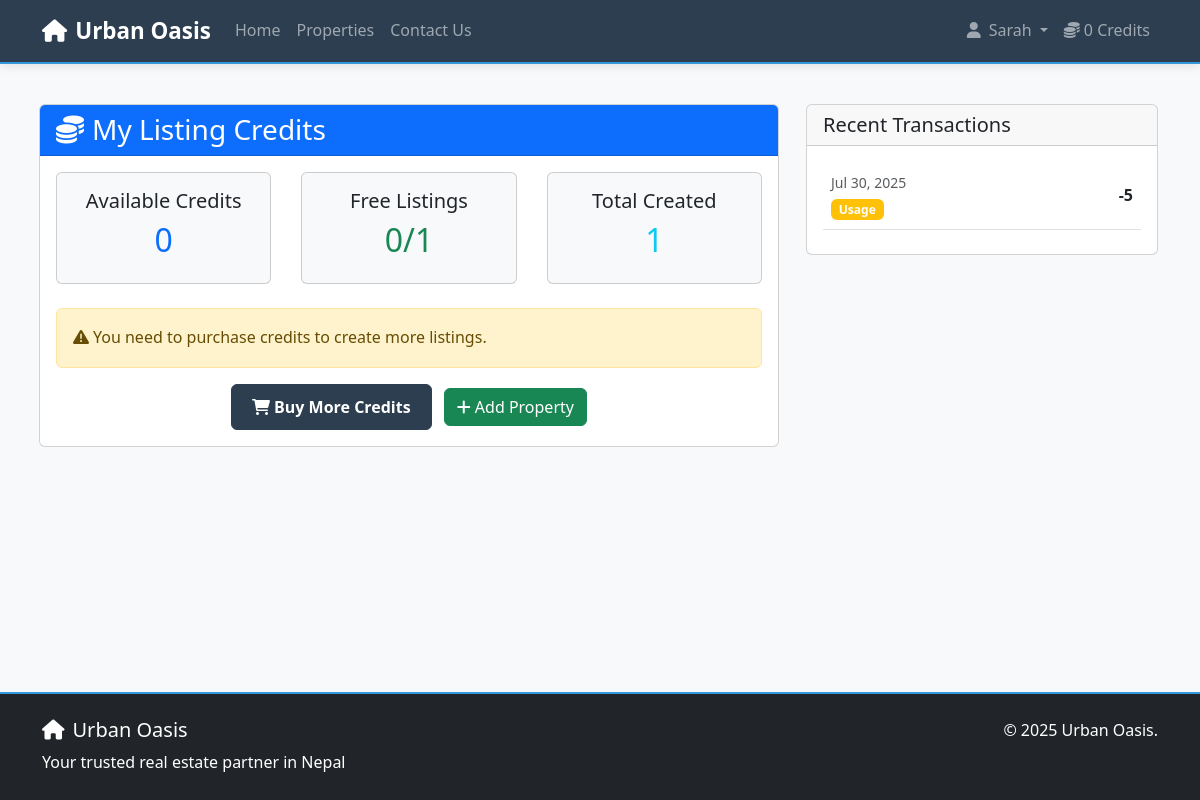
The app's page /subscription.php (signed in) with its own data.
### tables this page shows
CREATE TABLE `users` (
  `id` int(11) NOT NULL,
  `email` varchar(100) NOT NULL,
  `password` varchar(255) NOT NULL,
  `first_name` varchar(50) NOT NULL,
  `last_name` varchar(50) NOT NULL,
  `phone` varchar(20) DEFAULT NULL,
  `address` text DEFAULT NULL,
  `city` varchar(50) DEFAULT NULL,
  `listing_credits` int(11) NOT NULL DEFAULT 0,
  `free_listings_used` int(11) NOT NULL DEFAULT 0,
  `total_listings_created` int(11) NOT NULL DEFAULT 0,
  `created_at` timestamp NOT NULL DEFAULT current_timestamp(),
  `updated_at` timestamp NOT NULL DEFAULT current_timestamp() ON UPDATE current_timestamp()
);

CREATE TABLE `credit_transactions` (
  `id` int(11) NOT NULL,
  `user_id` int(11) NOT NULL,
  `transaction_type` enum('purchase','usage','refund','bonus') NOT NULL,
  `credits` int(11) NOT NULL,
  `amount_paid` decimal(10,2) DEFAULT NULL,
  `payment_method` varchar(50) DEFAULT NULL,
  `payment_reference` varchar(100) DEFAULT NULL,
  `description` text DEFAULT NULL,
  `property_id` int(11) DEFAULT NULL,
  `created_at` timestamp NOT NULL DEFAULT current_timestamp()
);

### config/session_utils.php (called while the page is built, shortened)
<?php
function isUserLoggedIn() {
    return isset($_SESSION['user_id']);
}
?>

### config/user_utils.php (called while the page is built, shortened)
<?php
function getUserById($pdo, $userId) {
    $stmt = $pdo->prepare("SELECT * FROM users WHERE id = ?");
    $stmt->execute([$userId]);
    return $stmt->fetch(PDO::FETCH_ASSOC);
}
?>

### subscription.php (the view, shortened to what this page needs)
<?php
require_once 'config/database.php';
$user_id = $_SESSION['user_id'];
$stmt = $pdo->prepare('SELECT listing_credits, free_listings_used, total_listings_created, first_name, last_name FROM users WHERE id = ?');
$stmt->execute([$user_id]);
$user = $stmt->fetch();
$stmt = $pdo->prepare('SELECT * FROM credit_transactions WHERE user_id = ? AND transaction_type != "bonus" ORDER BY created_at DESC LIMIT 10');
$stmt->execute([$user_id]);
$transactions = $stmt->fetchAll();
require_once 'includes/header.php';
?>
<main class="container py-5">
    <div class="row">
        <div class="col-md-8">
            <div class="card">
                <div class="card-header bg-primary text-white">
                    <h3 class="mb-0"><i class="fas fa-coins me-2"></i>My Listing Credits</h3>
                </div>
                <div class="card-body">
                    <div class="row text-center mb-4">
                        <div class="col-md-4">
                            <div class="card bg-light">
                                <div class="card-body">
                                    <h5 class="card-title">Available Credits</h5>
                                    <h2 class="text-primary"><?php echo $user['listing_credits']; ?></h2>
                                </div>
                            </div>
                        </div>
                        <div class="col-md-4">
                            <div class="card bg-light">
                                <div class="card-body">
                                    <h5 class="card-title">Free Listings</h5>
                                    <h2 class="text-success"><?php echo max(0, 1 - $user['free_listings_used']); ?>/1</h2>
                                </div>
                            </div>
                        </div>
                        <div class="col-md-4">
                            <div class="card bg-light">
                                <div class="card-body">
                                    <h5 class="card-title">Total Created</h5>
                                    <h2 class="text-info"><?php echo $user['total_listings_created']; ?></h2>
                                </div>
                            </div>
                        </div>
                    </div>
                    <?php if ($user['listing_credits'] > 0 || (1 - $user['free_listings_used']) > 0): ?>
                        <div class="alert alert-success">
                            <i class="fas fa-check-circle me-1"></i>You can create new property listings!
                        </div>
                    <?php else: ?>
                        <div class="alert alert-warning">
                            <i class="fas fa-exclamation-triangle me-1"></i>You need to purchase credits to create more listings.
                        </div>
                    <?php endif; ?>
                    <div class="text-center">
                        <a href="pricing.php" class="btn btn-primary me-2"><i class="fas fa-shopping-cart me-1"></i>Buy More Credits</a>
                        <a href="add_property.php" class="btn btn-success"><i class="fas fa-plus me-1"></i>Add Property</a>
                    </div>
                </div>
            </div>
        </div>
        <div class="col-md-4">
            <div class="card">
                <div class="card-header">
                    <h5 class="mb-0">Recent Transactions</h5>
                </div>
                <div class="card-body">
                    <?php if (empty($transactions)): ?>
                        <p class="text-muted">No transactions yet.</p>
                    <?php else: ?>
                        <?php foreach ($transactions as $transaction): ?>
                            <div class="d-flex justify-content-between align-items-center mb-2 p-2 border-bottom">
                                <div>
                                    <small class="text-muted"><?php echo date('M d, Y', strtotime($transaction['created_at'])); ?></small>
                                    <br>
                                    <span class="badge bg-<?php echo $transaction['transaction_type'] == 'purchase' ? 'success' : ($transaction['transaction_type'] == 'usage' ? 'warning' : 'info'); ?>">
                                        <?php echo ucfirst($transaction['transaction_type']); ?>
                                    </span>
                                </div>
                                <div class="text-end">
                                    <strong><?php echo ($transaction['transaction_type'] == 'usage' ? '-' : '+') . $transaction['credits']; ?></strong>
                                </div>
                            </div>
                        <?php endforeach; ?>
                    <?php endif; ?>
                </div>
            </div>
        </div>
    </div>
</main>
<?php require_once 'includes/footer.php'; ?>

### includes/header.php (shortened to what this page needs)
<?php
require_once 'config/database.php';
require_once 'config/user_utils.php';
require_once 'config/session_utils.php';
$isLoggedIn = isUserLoggedIn();
$currentUser = null;
if ($isLoggedIn) {
    $currentUser = getUserById($pdo, $_SESSION['user_id']);
}
?>
<!DOCTYPE html>
<html lang="en">
<head>
    <link href="https://cdn.jsdelivr.net/npm/bootstrap@5.3.0/dist/css/bootstrap.min.css" rel="stylesheet">
    <link href="https://cdnjs.cloudflare.com/ajax/libs/font-awesome/6.0.0/css/all.min.css" rel="stylesheet">
    <link href="css/style.css" rel="stylesheet">
</head>
<body>
    <nav class="navbar navbar-expand-lg navbar-dark bg-dark fixed-top">
        <div class="container">
            <a class="navbar-brand" href="index.php">
                <i class="fas fa-home me-2"></i>Urban Oasis
            </a>
            <div class="collapse navbar-collapse" id="navbarNav">
                <ul class="navbar-nav me-auto">
                    <li class="nav-item">
                        <a class="nav-link <?php echo basename($_SERVER['PHP_SELF']) == 'index.php' ? 'active' : ''; ?>" href="index.php">Home</a>
                    </li>
                    <li class="nav-item">
                        <a class="nav-link <?php echo basename($_SERVER['PHP_SELF']) == 'properties.php' ? 'active' : ''; ?>" href="properties.php">Properties</a>
                    </li>
                    <li class="nav-item">
                        <a class="nav-link <?php echo basename($_SERVER['PHP_SELF']) == 'contact.php' ? 'active' : ''; ?>" href="contact.php">Contact Us</a>
                    </li>
                </ul>
                <ul class="navbar-nav">
                    <?php if ($isLoggedIn): ?>
                        <li class="nav-item dropdown">
                            <a class="nav-link dropdown-toggle" href="#" id="navbarDropdown" role="button" data-bs-toggle="dropdown">
                                <i class="fas fa-user me-2"></i><?php echo htmlspecialchars($currentUser['first_name'] ?? 'User'); ?>
                            </a>
                        </li>
                        <?php if (isset($_SESSION['user_id'])): ?>
                            <li class="nav-item">
                                <a class="nav-link" href="subscription.php">
                                    <i class="fas fa-coins me-1"></i><?php echo ($currentUser && isset($currentUser['listing_credits'])) ? $currentUser['listing_credits'] : 0; ?> Credits
                                </a>
                            </li>
                        <?php endif; ?>
                    <?php endif; ?>
                </ul>
            </div>
        </div>
    </nav>
    <main class="main-content">

### includes/footer.php (shortened to what this page needs)
    </main>
    <footer class="bg-dark text-white py-4 mt-5">
        <div class="container">
            <div class="row">
                <div class="col-md-6">
                    <h5><i class="fas fa-home me-2"></i>Urban Oasis</h5>
                    <p class="mb-0">Your trusted real estate partner in Nepal</p>
                </div>
                <div class="col-md-6 text-md-end">
                    <p class="mb-0">&copy; 2025 Urban Oasis.</p>
                </div>
            </div>
        </div>
    </footer>
</body>
</html>

### css/style.css (style rules this page uses)
:root { --primary-color: #2c3e50; --primary-light: #34495e; --primary-dark: #1a252f; --secondary-color: #3498db; --secondary-light: #5dade2; --secondary-dark: #2980b9; --accent-color: #e74c3c; --accent-light: #ec7063; --accent-dark: #c0392b; --white: #ffffff; --light-gray: #f8f9fa; --medium-gray: #e9ecef; --dark-gray: #6c757d; --text-dark: #343a40; --text-light: #ffffff; --text-muted: #6c757d; --success-color: #28a745; --success-light: #d4edda; --warning-color: #ffc107; --warning-light: #fff3cd; --danger-color: #dc3545; --danger-light: #f8d7da; --info-color: #17a2b8; --info-light: #d1ecf1; --shadow-sm: 0 2px 4px rgba(0,0,0,0.1); --shadow-md: 0 4px 8px rgba(0,0,0,0.1); --shadow-lg: 0 8px 16px rgba(0,0,0,0.15); --shadow-xl: 0 12px 24px rgba(0,0,0,0.2); --radius-sm: 4px; --radius-md: 8px; --radius-lg: 12px; --radius-xl: 16px; --spacing-xs: 0.25rem; --spacing-sm: 0.5rem; --spacing-md: 1rem; --spacing-lg: 1.5rem; --spacing-xl: 2rem; --spacing-xxl: 3rem; --font-family: 'Segoe UI', Tahoma, Geneva, Verdana, sans-serif; --font-size-xs: 0.75rem; --font-size-sm: 0.875rem; --font-size-base: 1rem; --font-size-lg: 1.125rem; --font-size-xl: 1.25rem; --font-size-xxl: 1.5rem; --font-size-display: 2rem; --transition-fast: 0.15s ease; --transition-normal: 0.3s ease; --transition-slow: 0.5s ease; }
html { height: 100%; }
body { font-family: var(--font-family); font-size: var(--font-size-base); line-height: 1.6; min-height: 100vh; display: flex; flex-direction: column; padding-top: 56px; margin: 0; overflow-x: hidden; height: auto; color: var(--text-dark); background-color: var(--light-gray); }
.main-content { flex: 1; padding-top: 0; min-height: auto; }
.navbar { box-shadow: 0 2px 10px rgba(0,0,0,0.1); transition: background-color 0.3s ease; z-index: 1030 !important; background-color: #2c3e50 !important; border-bottom: 2px solid #3498db; }
.navbar.bg-dark { background-color: #2c3e50 !important; }
.navbar-dark { background-color: #2c3e50 !important; }
.navbar-brand { font-weight: 600; font-size: 1.4rem; color: #fff !important; }
.navbar-nav .nav-link { font-weight: 500; transition: color 0.3s ease; }
.card { transition: transform 0.3s ease, box-shadow 0.3s ease; }
.btn-primary { background-color: #2c3e50; border-color: #2c3e50; font-weight: 600; padding: 10px 20px; border-radius: 6px; transition: all 0.3s ease; }
footer { margin-top: auto; position: relative; bottom: 0; width: 100%; background-color: #2c3e50; color: #fff; padding: 20px 0; flex-shrink: 0; border-top: 2px solid #3498db; }
.fade-in { animation: fadeIn 1s ease-in; }
.row { margin-right: -15px; margin-left: -15px; }
.col-md-3, .col-md-4, .col-md-6, .col-lg-4 { padding-right: 15px; padding-left: 15px; }

### records on screen
users: first_name "Sarah", listing_credits "0", max(0,1-$user['free_listings_used']) "0", total_listings_created "1"
credit_transactions: created_at "Jul 30, 2025", transaction_type "Usage", credits "5"
